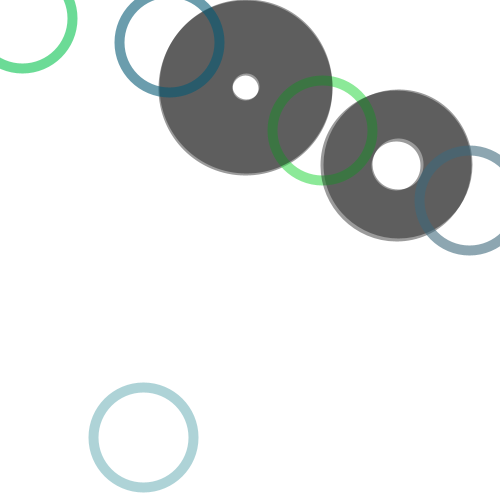
Frame 1 (no input)
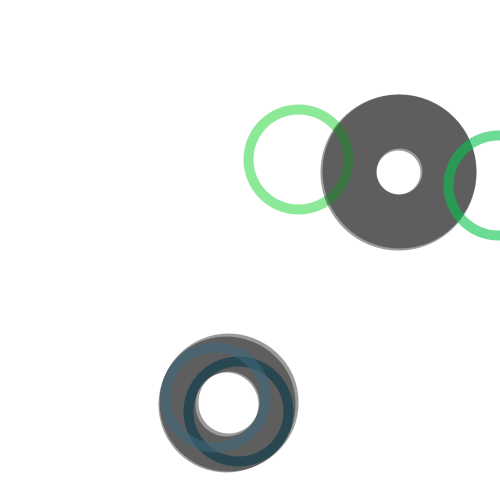
Frame 60 (the mouse pressed at the canvas centre just before this capture)
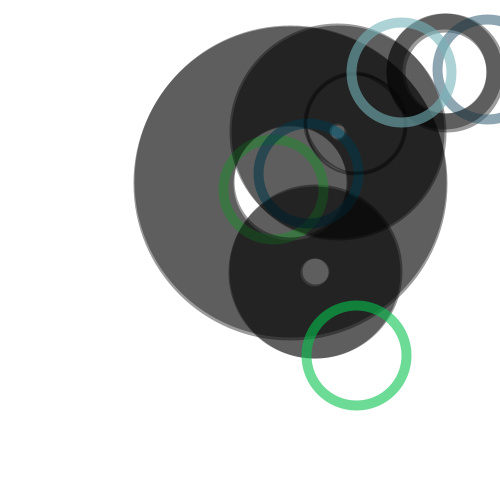
Frame 120 (the mouse held since frame 60 and released just before this capture)

The Processing sketch that drew these frames (run headless with seeded random() and noise(); from frame 60 on, the mouse is pressed at the canvas centre):

// Processing sketch: processing_76614
// ── processing_76614.pde

//five for the olypic rings
int _num = 5;
//creates empty array to be filled (like dictionary in python)
Circle[] _CircleArray = {};   

//window setup
void setup() {
  size(500,500); 
  background(255);
  //so that it's not a bunch of planes
  smooth();
  //creates an emergent background in black with such large circles
  strokeWeight(100);
  fill(150, 50);
  drawCircles();
}

void draw() {
  background(255);
  for (int i=0; i<_CircleArray.length; i++) {
    Circle CurrentCirc = _CircleArray[i];
    CurrentCirc.UpdateCirc();
  }
}

void mouseReleased(){
  drawCircles();
}

void drawCircles() {
  for (int i=0; i<_num; i++) { 
    Circle CurrentCirc = new Circle();
    CurrentCirc.DrawCirc();
    _CircleArray = (Circle[])append(_CircleArray, CurrentCirc);
  }
}


class Circle {
  
  float x, y;
  float radius; 
  color linecol, fillcol; 
  float alph;
  float xmove, ymove;
  
  // actual creation of circle 
  Circle () {
    x = random(width);
    y = random(height);
    radius = random(200) + 10; 
    linecol = color(random(255), random(255), random(255));
    xmove = random(10) - 5;   
    ymove = random(10) - 5;  
  }
  
  // to screen
  void DrawCirc() { 
    noStroke(); 
    fill(fillcol, alph);
    ellipse(x, y, radius*2, radius*2);
    stroke(linecol, 150);
    noFill();
    ellipse(x, y, 10, 10);
  }
  
  // movement method
  void UpdateCirc() {
    x += xmove;
    y += ymove;
    if (x > (width+radius)) { x = 0 - radius; }
    if (x < (0-radius)) { x = width+radius; }
    if (y > (height+radius)) { y = 0 - radius; }
    if (y < (0-radius)) { y = height+radius; }
    
   for (int i=0; i<_CircleArray.length; i++) {
      Circle otherCirc = _CircleArray[i];
      if (otherCirc != this) {  
        float dis = dist(x, y, otherCirc.x, otherCirc.y); 
        //calcs overlap
        float overlap = dis - radius - otherCirc.radius; 
        //negavitve overlap=touching
        if (overlap < 0) { 
          float midx, midy;
          if (x < otherCirc.x) {
            midx = x + (otherCirc.x - x)/2;
          } else {
            midx = otherCirc.x + (x - otherCirc.x)/2;
          }
          if (y < otherCirc.y) {
            midy = y + (otherCirc.y - y)/2;
          } else {
            midy = otherCirc.y + (y - otherCirc.y)/2;
          }
          stroke(0, 100);
          noFill();
          overlap *= -1; 
          ellipse(midx, midy, overlap, overlap);
        }
      }
    }
    
    DrawCirc();
  }


}
